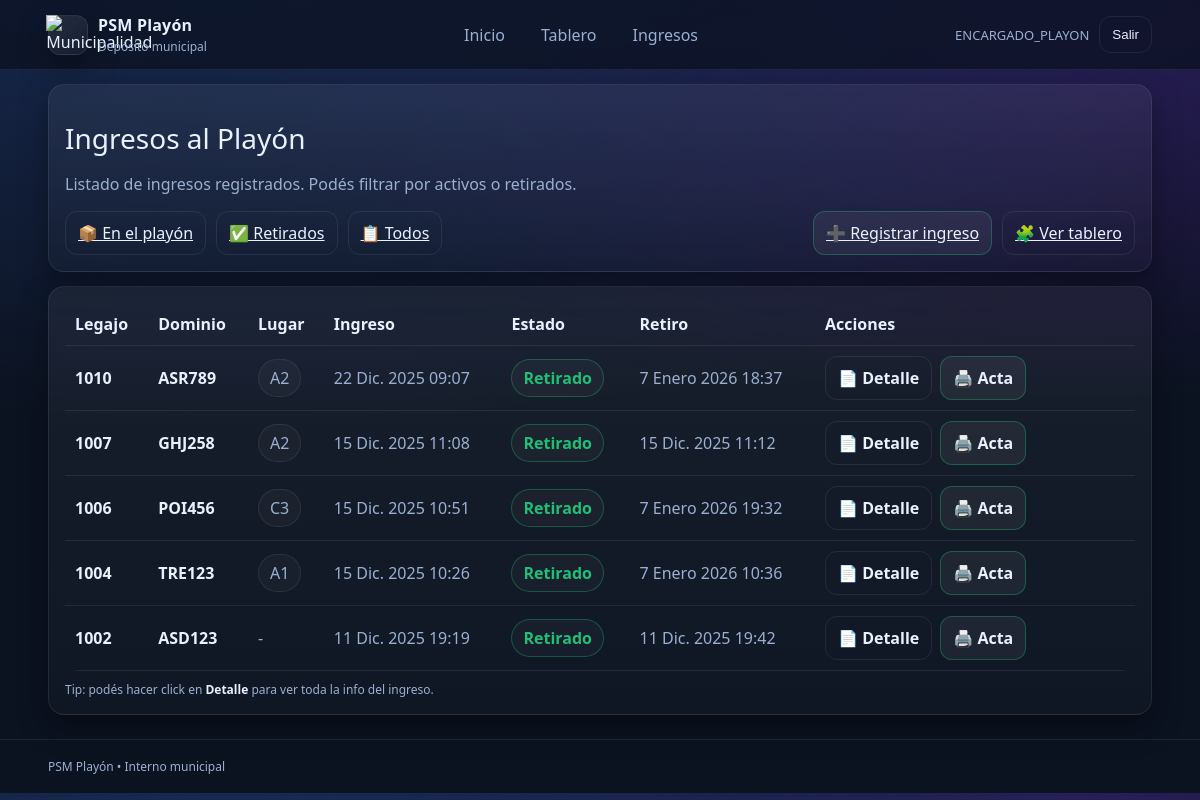
The app's page /vehiculos/ingresos/ (signed in), older data.
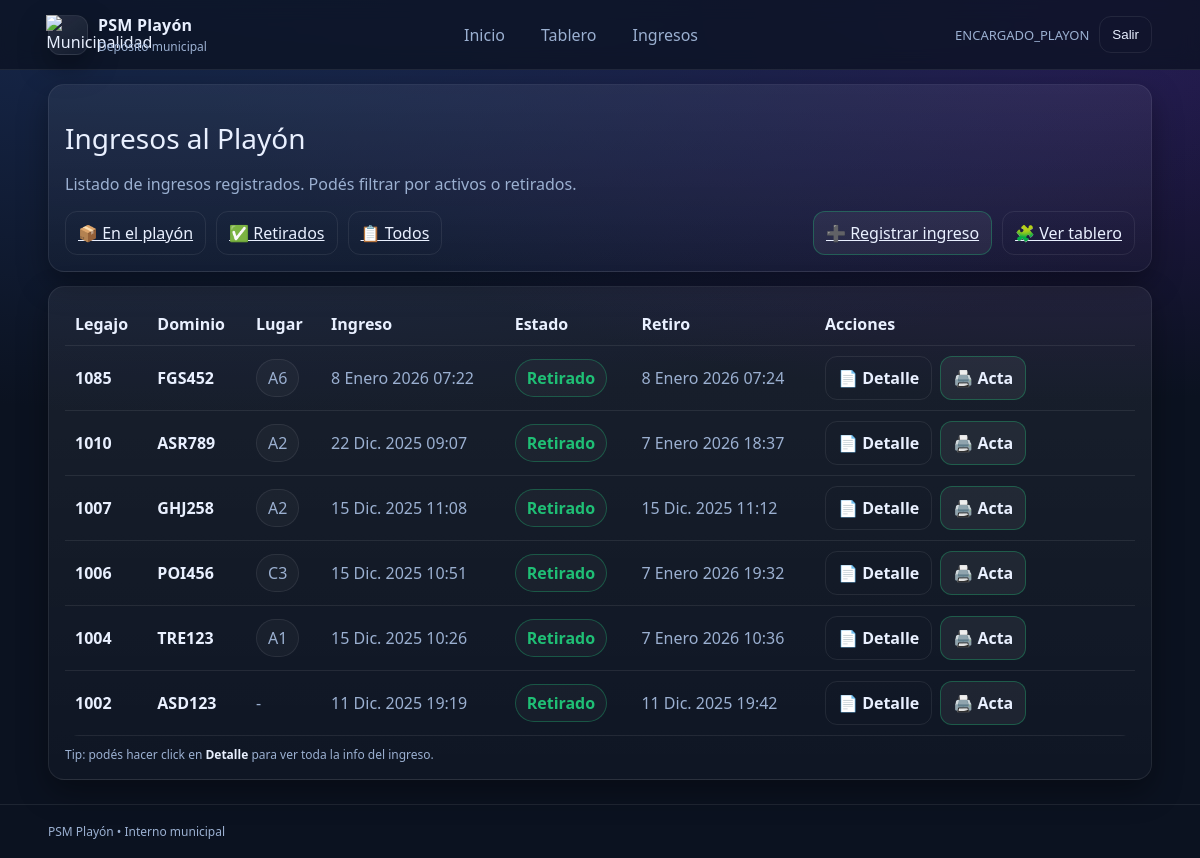
The same page, newer data.
### vehiculos/models.py (models this page shows, shortened)
class IngresoPlayon(models.Model):
    TIPO_VEHICULO_CHOICES = [
        ("AUTO", "Auto"),
        ("MOTO", "Moto"),
        ("CAMIONETA", "Camioneta"),
        ("CAMION", "Camión"),
        ("OTRO", "Otro"),
    ]
    vehiculo = models.ForeignKey(Vehiculo, on_delete=models.PROTECT, related_name="ingresos")
    fecha_ingreso = models.DateTimeField("Fecha de ingreso", auto_now_add=True)
    tipo_vehiculo = models.CharField("Tipo de vehículo", max_length=20, choices=TIPO_VEHICULO_CHOICES, blank=True)
    marca = models.CharField(max_length=50, blank=True)
    modelo = models.CharField(max_length=50, blank=True)
    anio = models.PositiveIntegerField("Año", null=True, blank=True)
    color = models.CharField(max_length=30, blank=True)
    nro_legajo_playon = models.CharField("N° de legajo en playón", max_length=30, unique=True)
    lugar_infraccion = models.CharField("Lugar de la infracción", max_length=255, blank=True)
    acta_infraccion_recibida = models.BooleanField("Acta de infracción recibida", default=False)
    acta_secuestro_recibida = models.BooleanField("Acta de secuestro recibida", default=False)
    inventario_objetos_visibles_recibido = models.BooleanField("Inventario de objetos visibles recibido", default=False)
    registro_fotografico_recibido = models.BooleanField("Registro fotográfico recibido", default=False)
    PRUEBA_ALCOHOLEMIA_CHOICES = [
        ("SI", "Sí"),
        ("NO", "No"),
        ("NC", "No corresponde"),
    ]
    prueba_alcoholemia_estado = models.CharField(
        "Prueba de alcoholemia/test",
        max_length=2,
        choices=PRUEBA_ALCOHOLEMIA_CHOICES,
        default="NC",
    )
    coincide_inventario = models.BooleanField("¿Coincide el inventario?", default=True)
    coinciden_danios_registrados = models.BooleanField("¿Coinciden los daños registrados?", default=True)
    detalle_danios_no_coincidentes = models.TextField("Detalle de daños no coincidentes", blank=True)
    bateria_desconectada = models.BooleanField("Batería desconectada", default=False)
    ubicacion_interna = models.CharField("Ubicación interna en playa", max_length=100, blank=True)
    lugar = models.ForeignKey(
        LugarPlayon,
        on_delete=models.PROTECT,
        null=True,
        blank=True,
        related_name="ingresos",
    )
    recibido_por = models.ForeignKey(User, on_delete=models.PROTECT, related_name="ingresos_recibidos")
    observaciones_generales = models.TextField("Observaciones generales", blank=True)
    retirado = models.BooleanField("¿Retirado?", default=False)
    fecha_retiro = models.DateTimeField("Fecha de retiro", null=True, blank=True)
    entregado_por = models.ForeignKey(
        User,
        on_delete=models.PROTECT,
        related_name="egresos_entregados",
        null=True,
        blank=True,
    )
    nombre_retira = models.CharField("Nombre de quien retira", max_length=100, blank=True)
    dni_retira = models.CharField("DNI de quien retira", max_length=20, blank=True)
    observaciones_egreso = models.TextField("Observaciones de egreso", blank=True)
    class Meta:
        verbose_name = "Ingreso al playón"
        verbose_name_plural = "Ingresos al playón"
        ordering = ["-fecha_ingreso"]

class Vehiculo(models.Model):
    dominio = models.CharField("Dominio (Patente)", max_length=10, unique=True)
    marca = models.CharField(max_length=50, blank=True)
    modelo = models.CharField(max_length=50, blank=True)
    color = models.CharField(max_length=30, blank=True)
    nro_chasis = models.CharField("N° de chasis", max_length=50, blank=True)
    nro_motor = models.CharField("N° de motor", max_length=50, blank=True)
    anio = models.PositiveIntegerField("Año", null=True, blank=True)
    fecha_alta = models.DateTimeField("Fecha de alta en sistema", auto_now_add=True)

class LugarPlayon(models.Model):
    ESTADO_CHOICES = [
        ("LIBRE", "Libre"),
        ("OCUPADO", "Ocupado"),
        ("FUERA", "Fuera de servicio"),
    ]
    TIPO_CHOICES = [
        ("GENERAL", "General"),
        ("MOTO", "Exclusivo motos"),
    ]
    fila = models.CharField(max_length=1)  # A-Z
    columna = models.PositiveSmallIntegerField()  # 1-15
    estado = models.CharField(max_length=10, choices=ESTADO_CHOICES, default="LIBRE")
    tipo = models.CharField(max_length=10, choices=TIPO_CHOICES, default="GENERAL")
    class Meta:
        unique_together = ("fila", "columna")
        ordering = ["fila", "columna"]
    @property
    def codigo(self):
        return f"{self.fila}{self.columna}"

### vehiculos/views.py (the view)
# urls.py: path("ingresos/", views.lista_ingresos, name="lista_ingresos"),  # todos
@login_required
def lista_ingresos(request):
    grupos = set(request.user.groups.values_list("name", flat=True))
    if "ENCARGADO_PLAYON" not in grupos and "ADMIN_SISTEMA" not in grupos:
        return render(request, "vehiculos/no_permiso.html")
    ingresos = IngresoPlayon.objects.select_related("vehiculo", "recibido_por", "entregado_por").order_by("-fecha_ingreso")
    return render(request, "vehiculos/lista_ingresos.html", {"ingresos": ingresos})

### templates/vehiculos/lista_ingresos.html (shortened to what this page needs)
{% extends "base.html" %}
{% block content %}
  <div class="card">
    <div class="h1">{{ titulo|default:"Ingresos al Playón" }}</div>
    <p class="muted">Listado de ingresos registrados. Podés filtrar por activos o retirados.</p>
    <div class="pills" style="align-items:center;">
      <a class="btn btn--ghost" href="{% url 'ingresos_en_playon' %}">📦 En el playón</a>
      <a class="btn btn--ghost" href="{% url 'retiros_playon' %}">✅ Retirados</a>
      <a class="btn btn--ghost" href="{% url 'lista_ingresos' %}">📋 Todos</a>
      <a class="btn btn--ok" href="{% url 'nuevo_ingreso_playon' %}">➕ Registrar ingreso</a>
      <a class="btn btn--ghost" href="{% url 'tablero_playon' %}">🧩 Ver tablero</a>
    </div>
  </div>
  <div class="card">
    {% if ingresos %}
      <div style="overflow:auto;">
        <table class="table">
          <thead>
            <tr>
              <th>Legajo</th>
              <th>Dominio</th>
              <th>Lugar</th>
              <th>Ingreso</th>
              <th>Estado</th>
              <th>Retiro</th>
              <th style="width: 320px;">Acciones</th>
            </tr>
          </thead>
          <tbody>
            {% for i in ingresos %}
              <tr>
                <td style="color: var(--text); font-weight: 900;">{{ i.nro_legajo_playon }}</td>
                <td style="color: var(--text); font-weight: 900;">{{ i.vehiculo.dominio }}</td>
                <td>
                  {% if i.lugar %}
                    <span class="pill" style="display:inline-block;">{{ i.lugar.codigo }}</span>
                  {% else %}
                    <span class="muted">-</span>
                  {% endif %}
                </td>
                <td>{{ i.fecha_ingreso }}</td>
                <td>
                  {% if i.retirado %}
                    <span class="pill" style="display:inline-block; border-color: rgba(31,191,117,.35);">
                      <b style="color:var(--ok)">Retirado</b>
                    </span>
                  {% else %}
                    <span class="pill" style="display:inline-block; border-color: rgba(246,201,69,.35);">
                      <b style="color:var(--warn)">En playón</b>
                    </span>
                  {% endif %}
                </td>
                <td>
                  {% if i.fecha_retiro %}
                    {{ i.fecha_retiro }}
                  {% else %}
                    <span class="muted">-</span>
                  {% endif %}
                </td>
                <td>
                  <div style="display:flex; gap:8px; flex-wrap:wrap;">
                    <a class="btn btn--ghost" href="{% url 'detalle_ingreso' i.id %}">📄 Detalle</a>
                    {% if not i.retirado %}
                      <a class="btn btn--bad" href="{% url 'registrar_egreso' i.id %}">🚗 Retiro</a>
                    {% else %}
                      <a class="btn btn--ok" href="{% url 'imprimir_retiro' i.id %}">🖨️ Acta</a>
                    {% endif %}
                  </div>
                </td>
              </tr>
            {% endfor %}
          </tbody>
        </table>
      </div>
      <div class="muted" style="margin-top:10px; font-size:12px;">
        Tip: podés hacer click en <b style="color:var(--text)">Detalle</b> para ver toda la info del ingreso.
      </div>
    {% else %}
      <p class="muted">No hay ingresos para mostrar.</p>
    {% endif %}
  </div>
{% endblock %}

Row changes from the older to the newer data that the page shows:
added IngresoPlayon: nro_legajo_playon "1085", vehiculo.dominio "FGS452", lugar.codigo "A6", fecha_ingreso "8 Enero 2026 07:22", retirado "Retirado", fecha_retiro "8 Enero 2026 07:24"
